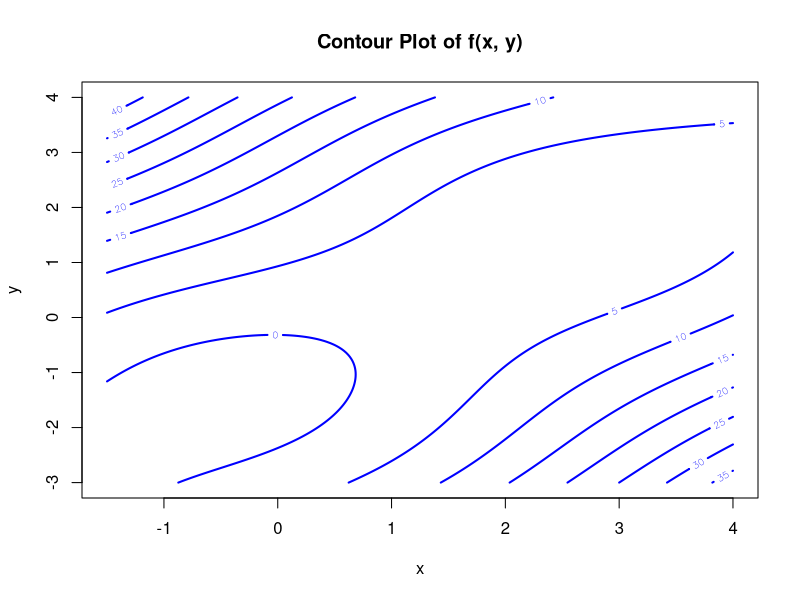

Reproduce this figure in R.
## ---- chunk 1
knitr::opts_chunk$set(echo = TRUE)
## ---- chunk 2

f <- function(x, y) {
  sin(x + y) + (x - y)^2 - 1.5 * x + 2.5 * y + 1
}
x_values <- seq(-1.5, 4, length.out = 200)
y_values <- seq(-3, 4, length.out = 200)
coordinates <- expand.grid(x_values, y_values)

results <- matrix(apply(coordinates, 1, function(data) f(data[1], data[2])),nrow=length(x_values))

contour(x_values, y_values, results,nlevels = 10,xlab = "x", ylab = "y", main = "Contour Plot of f(x, y)",
        col = "blue", lty = 1, lwd = 2)
